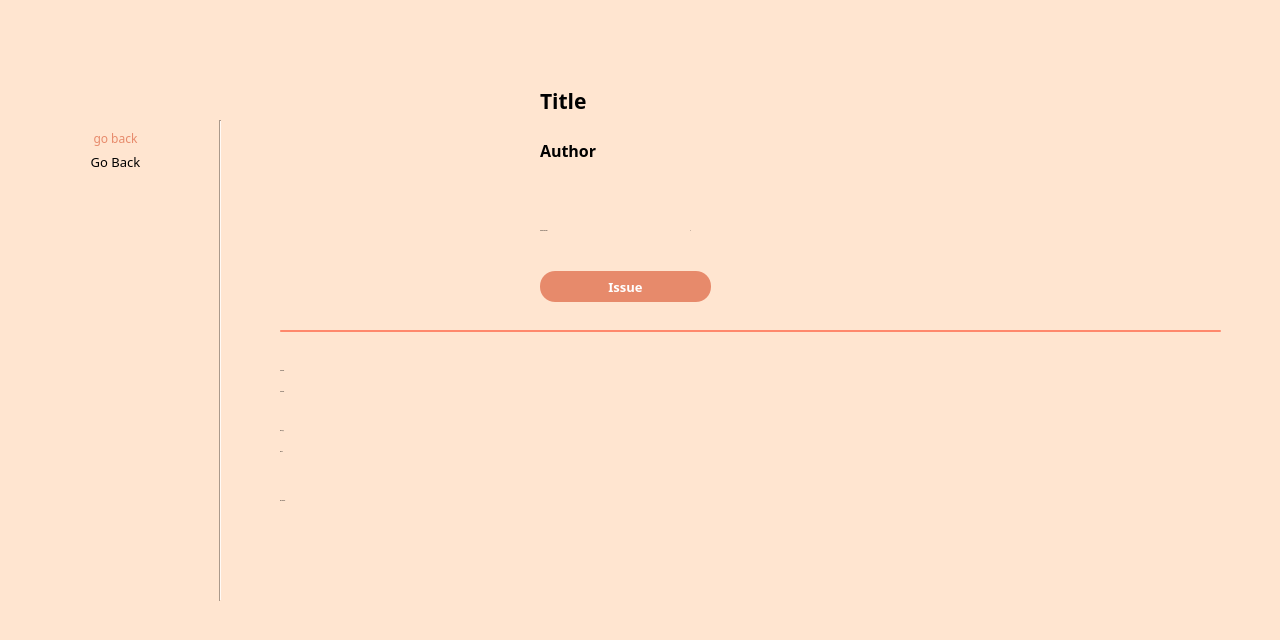
<?xml version="1.0" encoding="UTF-8"?>
<ui version="4.0">
 <class>BookDetails</class>
 <widget class="QMainWindow" name="BookDetails">
  <property name="geometry">
   <rect>
    <x>0</x>
    <y>0</y>
    <width>1280</width>
    <height>640</height>
   </rect>
  </property>
  <property name="minimumSize">
   <size>
    <width>1280</width>
    <height>640</height>
   </size>
  </property>
  <property name="maximumSize">
   <size>
    <width>1280</width>
    <height>640</height>
   </size>
  </property>
  <property name="windowTitle">
   <string>MainWindow</string>
  </property>
  <widget class="QWidget" name="centralwidget">
   <property name="styleSheet">
    <string notr="true">

QWidget{
	background: #FFE5D0;
	font-family: Montserrat;
}

QPushButton {
border-radius: 15px; 
font-size: 13px;
}</string>
   </property>
   <widget class="QScrollArea" name="scrollArea">
    <property name="geometry">
     <rect>
      <x>230</x>
      <y>60</y>
      <width>1041</width>
      <height>581</height>
     </rect>
    </property>
    <property name="styleSheet">
     <string notr="true">QScrollArea {
	border: none;
}</string>
    </property>
    <property name="widgetResizable">
     <bool>true</bool>
    </property>
    <widget class="QWidget" name="scrollAreaWidgetContents_3">
     <property name="geometry">
      <rect>
       <x>0</x>
       <y>0</y>
       <width>1041</width>
       <height>581</height>
      </rect>
     </property>
     <widget class="QFrame" name="frame_2">
      <property name="geometry">
       <rect>
        <x>20</x>
        <y>-20</y>
        <width>991</width>
        <height>581</height>
       </rect>
      </property>
      <property name="minimumSize">
       <size>
        <width>0</width>
        <height>0</height>
       </size>
      </property>
      <property name="styleSheet">
       <string notr="true">QFrame {
	border: none;
}</string>
      </property>
      <property name="frameShape">
       <enum>QFrame::StyledPanel</enum>
      </property>
      <property name="frameShadow">
       <enum>QFrame::Raised</enum>
      </property>
      <widget class="QLabel" name="bookImage">
       <property name="geometry">
        <rect>
         <x>90</x>
         <y>50</y>
         <width>161</width>
         <height>211</height>
        </rect>
       </property>
       <property name="text">
        <string/>
       </property>
       <property name="pixmap">
        <pixmap resource="resources.qrc">:/resources/images/bblLogo.png</pixmap>
       </property>
      </widget>
      <widget class="QPushButton" name="issueButton">
       <property name="geometry">
        <rect>
         <x>290</x>
         <y>231</y>
         <width>171</width>
         <height>31</height>
        </rect>
       </property>
       <property name="styleSheet">
        <string notr="true">QPushButton {
background-color: #E78A6B;
color:  #fff;
font-weight: 500;
}

QPushButton:hover {
background-color: rgba(231, 138, 107, 0.8);
}

QPushButton:pressed {
background-color: rgb(196, 116, 90);
}</string>
       </property>
       <property name="text">
        <string>Issue</string>
       </property>
      </widget>
      <widget class="QLabel" name="availabilityLabel">
       <property name="geometry">
        <rect>
         <x>290</x>
         <y>180</y>
         <width>141</width>
         <height>21</height>
        </rect>
       </property>
       <property name="font">
        <font>
         <family>Montserrat Medium</family>
         <pointsize>-1</pointsize>
         <weight>50</weight>
         <italic>false</italic>
         <bold>false</bold>
        </font>
       </property>
       <property name="styleSheet">
        <string notr="true">QLabel {
font: 16px &quot;Montserrat Medium&quot;;
}</string>
       </property>
       <property name="text">
        <string>Copies available:</string>
       </property>
       <property name="alignment">
        <set>Qt::AlignLeading|Qt::AlignLeft|Qt::AlignVCenter</set>
       </property>
      </widget>
      <widget class="QLabel" name="publisherLabel_3">
       <property name="geometry">
        <rect>
         <x>30</x>
         <y>320</y>
         <width>331</width>
         <height>21</height>
        </rect>
       </property>
       <property name="font">
        <font>
         <family>Montserrat Medium</family>
         <pointsize>-1</pointsize>
         <weight>50</weight>
         <italic>false</italic>
         <bold>false</bold>
        </font>
       </property>
       <property name="styleSheet">
        <string notr="true">QLabel {
font: 16px &quot;Montserrat Medium&quot;;
}</string>
       </property>
       <property name="text">
        <string>Publisher</string>
       </property>
       <property name="alignment">
        <set>Qt::AlignLeading|Qt::AlignLeft|Qt::AlignVCenter</set>
       </property>
      </widget>
      <widget class="QLabel" name="descriptionLabel_2">
       <property name="geometry">
        <rect>
         <x>30</x>
         <y>450</y>
         <width>331</width>
         <height>21</height>
        </rect>
       </property>
       <property name="font">
        <font>
         <family>Montserrat Medium</family>
         <pointsize>-1</pointsize>
         <weight>50</weight>
         <italic>false</italic>
         <bold>false</bold>
        </font>
       </property>
       <property name="styleSheet">
        <string notr="true">QLabel {
font: 16px &quot;Montserrat Medium&quot;;
}</string>
       </property>
       <property name="text">
        <string>Description</string>
       </property>
       <property name="alignment">
        <set>Qt::AlignLeading|Qt::AlignLeft|Qt::AlignVCenter</set>
       </property>
      </widget>
      <widget class="QLabel" name="genreLabel_3">
       <property name="geometry">
        <rect>
         <x>30</x>
         <y>380</y>
         <width>331</width>
         <height>21</height>
        </rect>
       </property>
       <property name="font">
        <font>
         <family>Montserrat Medium</family>
         <pointsize>-1</pointsize>
         <weight>50</weight>
         <italic>false</italic>
         <bold>false</bold>
        </font>
       </property>
       <property name="styleSheet">
        <string notr="true">QLabel {
font: 16px &quot;Montserrat Medium&quot;;
}</string>
       </property>
       <property name="text">
        <string>Genre(s)</string>
       </property>
       <property name="alignment">
        <set>Qt::AlignLeading|Qt::AlignLeft|Qt::AlignVCenter</set>
       </property>
      </widget>
      <widget class="QPushButton" name="savePushButton_5">
       <property name="geometry">
        <rect>
         <x>30</x>
         <y>290</y>
         <width>941</width>
         <height>2</height>
        </rect>
       </property>
       <property name="styleSheet">
        <string notr="true">QPushButton {
background-color: #FF886C;
border-radius: 1px;
}</string>
       </property>
       <property name="text">
        <string/>
       </property>
      </widget>
      <widget class="QLabel" name="titleLabel">
       <property name="geometry">
        <rect>
         <x>290</x>
         <y>50</y>
         <width>691</width>
         <height>21</height>
        </rect>
       </property>
       <property name="font">
        <font>
         <family>Montserrat</family>
         <pointsize>16</pointsize>
         <weight>75</weight>
         <bold>true</bold>
        </font>
       </property>
       <property name="text">
        <string>Title</string>
       </property>
      </widget>
      <widget class="QLabel" name="authorLabel">
       <property name="geometry">
        <rect>
         <x>290</x>
         <y>100</y>
         <width>691</width>
         <height>21</height>
        </rect>
       </property>
       <property name="font">
        <font>
         <family>Montserrat</family>
         <pointsize>12</pointsize>
         <weight>75</weight>
         <bold>true</bold>
        </font>
       </property>
       <property name="text">
        <string>Author</string>
       </property>
      </widget>
      <widget class="QLabel" name="stockLabel">
       <property name="geometry">
        <rect>
         <x>440</x>
         <y>180</y>
         <width>141</width>
         <height>21</height>
        </rect>
       </property>
       <property name="font">
        <font>
         <family>Montserrat Medium</family>
         <pointsize>-1</pointsize>
         <weight>50</weight>
         <italic>false</italic>
         <bold>false</bold>
        </font>
       </property>
       <property name="styleSheet">
        <string notr="true">QLabel {
font: 16px &quot;Montserrat Medium&quot;;
}</string>
       </property>
       <property name="text">
        <string>0</string>
       </property>
       <property name="alignment">
        <set>Qt::AlignLeading|Qt::AlignLeft|Qt::AlignVCenter</set>
       </property>
      </widget>
      <widget class="QLabel" name="publisher">
       <property name="geometry">
        <rect>
         <x>30</x>
         <y>350</y>
         <width>941</width>
         <height>21</height>
        </rect>
       </property>
       <property name="font">
        <font>
         <family>Montserrat</family>
         <pointsize>-1</pointsize>
         <weight>50</weight>
         <italic>false</italic>
         <bold>false</bold>
        </font>
       </property>
       <property name="styleSheet">
        <string notr="true">QLabel {
font: 13px &quot;Montserrat&quot;;
}</string>
       </property>
       <property name="text">
        <string>Publisher</string>
       </property>
       <property name="alignment">
        <set>Qt::AlignLeading|Qt::AlignLeft|Qt::AlignTop</set>
       </property>
      </widget>
      <widget class="QLabel" name="genre">
       <property name="geometry">
        <rect>
         <x>30</x>
         <y>410</y>
         <width>941</width>
         <height>21</height>
        </rect>
       </property>
       <property name="font">
        <font>
         <family>Montserrat</family>
         <pointsize>-1</pointsize>
         <weight>50</weight>
         <italic>false</italic>
         <bold>false</bold>
        </font>
       </property>
       <property name="styleSheet">
        <string notr="true">QLabel {
font: 13px &quot;Montserrat&quot;;
}</string>
       </property>
       <property name="text">
        <string>Genre</string>
       </property>
       <property name="alignment">
        <set>Qt::AlignLeading|Qt::AlignLeft|Qt::AlignTop</set>
       </property>
      </widget>
      <widget class="QTextEdit" name="description">
       <property name="geometry">
        <rect>
         <x>30</x>
         <y>480</y>
         <width>951</width>
         <height>71</height>
        </rect>
       </property>
      </widget>
     </widget>
    </widget>
   </widget>
   <widget class="Line" name="line">
    <property name="geometry">
     <rect>
      <x>210</x>
      <y>120</y>
      <width>21</width>
      <height>481</height>
     </rect>
    </property>
    <property name="styleSheet">
     <string notr="true">Line{
	color:rgb(221, 46, 68);
}</string>
    </property>
    <property name="orientation">
     <enum>Qt::Vertical</enum>
    </property>
   </widget>
   <widget class="QWidget" name="layoutWidget">
    <property name="geometry">
     <rect>
      <x>20</x>
      <y>130</y>
      <width>191</width>
      <height>471</height>
     </rect>
    </property>
    <layout class="QVBoxLayout" name="verticalLayout_5">
     <item>
      <widget class="QLabel" name="backIcon">
       <property name="styleSheet">
        <string notr="true">QLabel{
	color: rgb(231, 138, 107);
}</string>
       </property>
       <property name="text">
        <string>go back</string>
       </property>
       <property name="alignment">
        <set>Qt::AlignCenter</set>
       </property>
      </widget>
     </item>
     <item>
      <widget class="QPushButton" name="backBtn">
       <property name="styleSheet">
        <string notr="true">QPushButton{
	border-radius:15px;
	font: 14px &quot;Montserrat&quot;;
}

QPushButton:hover {
	text-decoration: underline;
}</string>
       </property>
       <property name="text">
        <string>Go Back</string>
       </property>
      </widget>
     </item>
     <item>
      <spacer name="verticalSpacer_3">
       <property name="orientation">
        <enum>Qt::Vertical</enum>
       </property>
       <property name="sizeHint" stdset="0">
        <size>
         <width>20</width>
         <height>40</height>
        </size>
       </property>
      </spacer>
     </item>
    </layout>
   </widget>
   <widget class="QLabel" name="logoImage">
    <property name="geometry">
     <rect>
      <x>10</x>
      <y>30</y>
      <width>221</width>
      <height>71</height>
     </rect>
    </property>
    <property name="text">
     <string/>
    </property>
    <property name="pixmap">
     <pixmap resource="resources.qrc">:/resources/images/bblLogo.png</pixmap>
    </property>
   </widget>
  </widget>
 </widget>
 <resources>
  <include location="resources.qrc"/>
 </resources>
 <connections/>
</ui>
